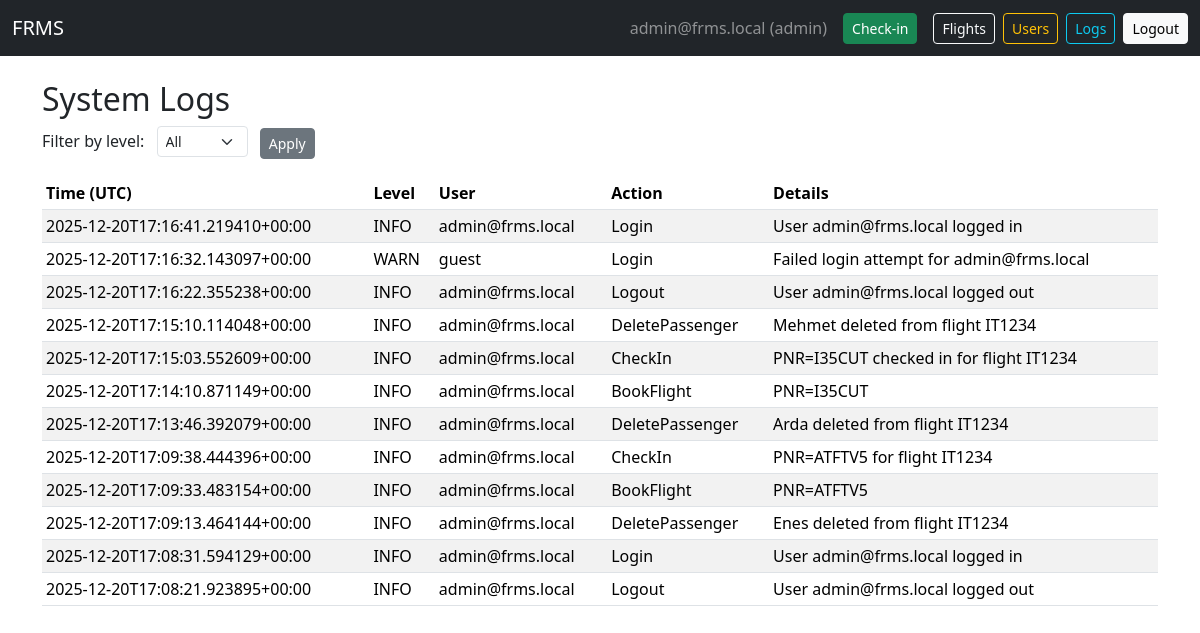
The page /admin/logs (signed in) on the database its author committed.
### tables this page shows
CREATE TABLE users (
            id INTEGER PRIMARY KEY AUTOINCREMENT,
            email TEXT UNIQUE NOT NULL,
            password_hash TEXT NOT NULL,
            role TEXT NOT NULL DEFAULT 'viewer'
        );

CREATE TABLE logs (
            id INTEGER PRIMARY KEY AUTOINCREMENT,
            timestamp TEXT NOT NULL,
            user_email TEXT,
            level TEXT NOT NULL,
            action TEXT NOT NULL,
            details TEXT
        );

### app.py (the view)
@app.route("/admin/logs")
@login_required(role="admin")
def view_logs():
    db = get_db()
    level = request.args.get("level")
    sql = "SELECT * FROM logs WHERE level=? ORDER BY timestamp DESC LIMIT 200" if level else "SELECT * FROM logs ORDER BY timestamp DESC LIMIT 200"
    logs = db.execute(sql, (level,) if level else ()).fetchall()
    return render_template("logs.html", user=current_user(), logs=logs, level=level)

### app.py (called while the page is built)
def get_db():
    if "db" not in g:
        g.db = sqlite3.connect(DATABASE)
        g.db.row_factory = sqlite3.Row
    return g.db

def current_user():
    if "user_id" not in session: return None
    return get_db().execute("SELECT * FROM users WHERE id = ?", (session["user_id"],)).fetchone()

def login_required(role=None):
    from functools import wraps
    def decorator(func):
        @wraps(func)
        def wrapper(*args, **kwargs):
            user = current_user()
            if user is None:
                flash("Please log in first.", "warning")
                return redirect(url_for("login", next=request.path))
            if role and user["role"] != role:
                flash("Unauthorized.", "danger")
                return redirect(url_for("dashboard"))
            return func(*args, **kwargs)
        return wrapper
    return decorator

### templates/logs.html (shortened to what this page needs)
{% extends "base.html" %}
{% block content %}
<h2>System Logs</h2>
<form method="get" class="mb-3">
  <label class="form-label me-2">Filter by level:</label>
  <select name="level" class="form-select form-select-sm d-inline-block w-auto me-2">
    <option value="">All</option>
  </select>
  <button class="btn btn-sm btn-secondary">Apply</button>
</form>
<div class="table-responsive">
  <table class="table table-sm table-striped">
    <thead>
      <tr>
        <th>Time (UTC)</th>
        <th>Level</th>
        <th>User</th>
        <th>Action</th>
        <th>Details</th>
      </tr>
    </thead>
    <tbody>
      {% for log in logs %}
      <tr>
        <td>{{ log['timestamp'] }}</td>
        <td>{{ log['level'] }}</td>
        <td>{{ log['user_email'] or '-' }}</td>
        <td>{{ log['action'] }}</td>
        <td>{{ log['details'] }}</td>
      </tr>
      {% endfor %}
    </tbody>
  </table>
</div>
{% endblock %}

### templates/base.html (shortened to what this page needs)
<!doctype html>
<html lang="en">
<head>
  <link href="https://cdn.jsdelivr.net/npm/bootstrap@5.3.2/dist/css/bootstrap.min.css" rel="stylesheet">
</head>
<body>
  <nav class="navbar navbar-expand-lg navbar-dark bg-dark mb-4">
    <div class="container-fluid">
      <a class="navbar-brand" href="{{ url_for('home') }}">FRMS</a>
      <div class="d-flex align-items-center">
        {% if user %}
        <span class="navbar-text me-3 text-white-50">{{ user['email'] }} ({{ user['role'] }})</span>
        <a class="btn btn-success btn-sm me-3" href="{{ url_for('checkin') }}">Check-in</a>
        <a class="btn btn-outline-light btn-sm me-2" href="{{ url_for('flight_search') }}">Flights</a>
        {% if user['role'] == 'admin' %}
        <a class="btn btn-outline-warning btn-sm me-2" href="{{ url_for('manage_users') }}">Users</a>
        <a class="btn btn-outline-info btn-sm me-2" href="{{ url_for('view_logs') }}">Logs</a>
        {% endif %}
        <a class="btn btn-light btn-sm" href="{{ url_for('logout') }}">Logout</a>
        {% else %}
        <a class="btn btn-outline-light btn-sm me-2" href="{{ url_for('login') }}">Login</a>
        <a class="btn btn-light btn-sm" href="{{ url_for('register') }}">Register</a>
        {% endif %}
      </div>
    </div>
  </nav>
  <div class="container mb-5">
    {% block content %}{% endblock %}
  </div>
</body>
</html>

### rows shown on the page
users: email "admin@frms.local", role "admin"
logs: timestamp "2025-12-20T17:16:41.219410+00:00", level "INFO", user_email "admin@frms.local", action "Login", details "User admin@frms.local logged in"
logs: timestamp "2025-12-20T17:16:32.143097+00:00", level "WARN", user_email "guest", action "Login", details "Failed login attempt for admin@frms.local"
logs: timestamp "2025-12-20T17:16:22.355238+00:00", level "INFO", user_email "admin@frms.local", action "Logout", details "User admin@frms.local logged out"
logs: timestamp "2025-12-20T17:15:10.114048+00:00", level "INFO", user_email "admin@frms.local", action "DeletePassenger", details "Mehmet deleted from flight IT1234"
logs: timestamp "2025-12-20T17:15:03.552609+00:00", level "INFO", user_email "admin@frms.local", action "CheckIn", details "PNR=I35CUT checked in for flight IT1234"
logs: timestamp "2025-12-20T17:14:10.871149+00:00", level "INFO", user_email "admin@frms.local", action "BookFlight", details "PNR=I35CUT"
logs: timestamp "2025-12-20T17:13:46.392079+00:00", level "INFO", user_email "admin@frms.local", action "DeletePassenger", details "Arda deleted from flight IT1234"
logs: timestamp "2025-12-20T17:09:38.444396+00:00", level "INFO", user_email "admin@frms.local", action "CheckIn", details "PNR=ATFTV5 for flight IT1234"
logs: timestamp "2025-12-20T17:09:33.483154+00:00", level "INFO", user_email "admin@frms.local", action "BookFlight", details "PNR=ATFTV5"
logs: timestamp "2025-12-20T17:09:13.464144+00:00", level "INFO", user_email "admin@frms.local", action "DeletePassenger", details "Enes deleted from flight IT1234"
logs: timestamp "2025-12-20T17:08:31.594129+00:00", level "INFO", user_email "admin@frms.local", action "Login", details "User admin@frms.local logged in"
logs: timestamp "2025-12-20T17:08:21.923895+00:00", level "INFO", user_email "admin@frms.local", action "Logout", details "User admin@frms.local logged out"
